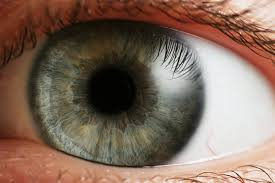
#> input picture HW1/eye1.jpg, 275 x 183 px, found by its file name
$ jupyter execute --allow-errors ECE4580_HW1.ipynb   (shell and % lines are left out)
#> lines starting #> are read from the running program, lines starting #| are printed output that depends on the picture; after the words box and inside, x2 and y2 are one past the last pixel; in counts of white or black regions, pixels touching at a corner belong together
ECE 4580 Digital Image Processing HW1 - Hiten Kothari

[cell 1]
from google.colab import drive
from skimage import io,data
from skimage.color import rgb2gray
import numpy as np
import matplotlib.pyplot as plt

drive.mount('/content/drive')

PART I: Image Operations

[cell 2]
#Reading image and printing its shapes
image= io.imread('/content/drive/MyDrive/Images/eye1.jpg')
#> image is the input picture: shape (183, 275, 3); mean R, G, B 130.2, 107.7, 93.2
print(f'rows: {image.shape[0]} \ncolumns: {image.shape[1]} \nplanes: {image.shape[2]}')
#| rows: 183
#| columns: 275
#| planes: 3
rows= image.shape[0]
#> rows = 183
cols= image.shape[1]
#> cols = 275
plane = image.shape[2]
#> plane = 3

[cell 3]
#Making grayscaled image by taking mean of each pixels using vectorization
grayscale_image = np.mean(image,axis=2,keepdims=True).astype(np.uint8)
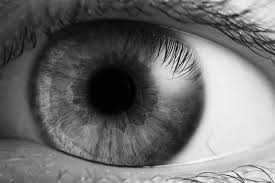
#> grayscale_image: shape (183, 275, 1); min 0, max 252, mean 110
io.imshow(grayscale_image)
plt.title("Grayscale image")
plt.xlabel("Columns")
plt.ylabel("Rows")
plt.show() #using matplotlib to put captions on image

[cell 4]
# finding brightest and darkest pixel in each row and coloring it red and blue respectively
for r in range(rows):
  brightest = np.max(grayscale_image[r][:])
  brightest_col,z = np.where(grayscale_image[r][:]==brightest)
  darkest = np.min(grayscale_image[r][:])
  darkest_col,z = np.where(grayscale_image[r][:]==darkest)
  image[r][brightest_col[0]]=[255, 0, 0]
  image[r][darkest_col[0]]=[0, 0, 255]
#> this loop made 183 passes
#> (brightest, brightest_col, darkest, darkest_col) on passes 1 to 3: (236, [243], 38, [128]), (235, [243], 39, [125]), (233, [243], 39, [111, 125])
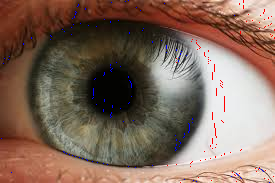
#> image: shape (183, 275, 3); 0.73% of pixels changed, all inside (x1, y1, x2, y2) = (1, 0, 275, 183)

plt.title("Updated image")
plt.xlabel("Columns")
plt.ylabel("Rows") #using matplotlib to put captions on image
io.imshow(image)

PART II: Power Law Transformation

[cell 5]
def pl_transformation(input_image, gamma):
#> called with gamma = 0.5
  output_image = (((input_image.astype(float)/255)**gamma)*255).astype(np.uint8)
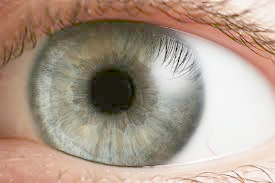
#> output_image: shape (183, 275, 3); mean R, G, B 173.1, 155.1, 139.8
  return output_image

[cell 6]
test_image_1 = io.imread('/content/drive/MyDrive/Images/eye1.jpg')
out_1 = pl_transformation(test_image_1, 0.5)

ax = plt.subplot(121)
plt.title("Input image",fontsize=8)
plt.imshow(test_image_1)
plt.subplot(122)
plt.title("Output image with gamma = 0.5",fontsize=8)
plt.imshow(out_1)
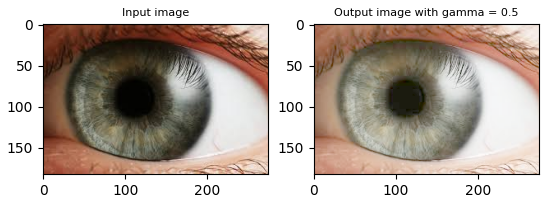
#> figure drawn by matplotlib, 2 panels

[cell 7]
test_image_2 = io.imread('/content/drive/MyDrive/Images/burruss.jpg')
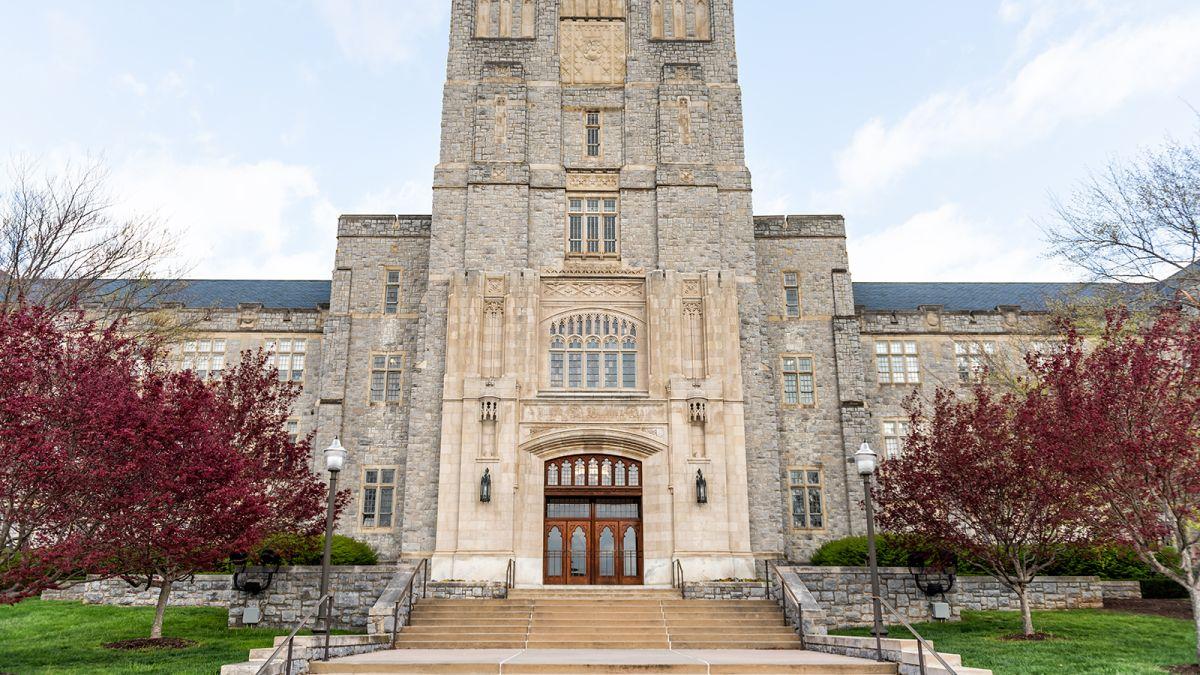
#> input picture HW1/burruss.jpg, 1200 x 675 px, found by its file name
#> test_image_2 is the input picture: shape (675, 1200, 3); mean R, G, B 168.4, 159.8, 152.3
out_2 = pl_transformation(test_image_2, 2)
#> call 2 of pl_transformation, with gamma = 2
#> in pl_transformation (call 2), `output_image = (((input_image.astype(float)/255)**gamma)*255).astype(n..`:
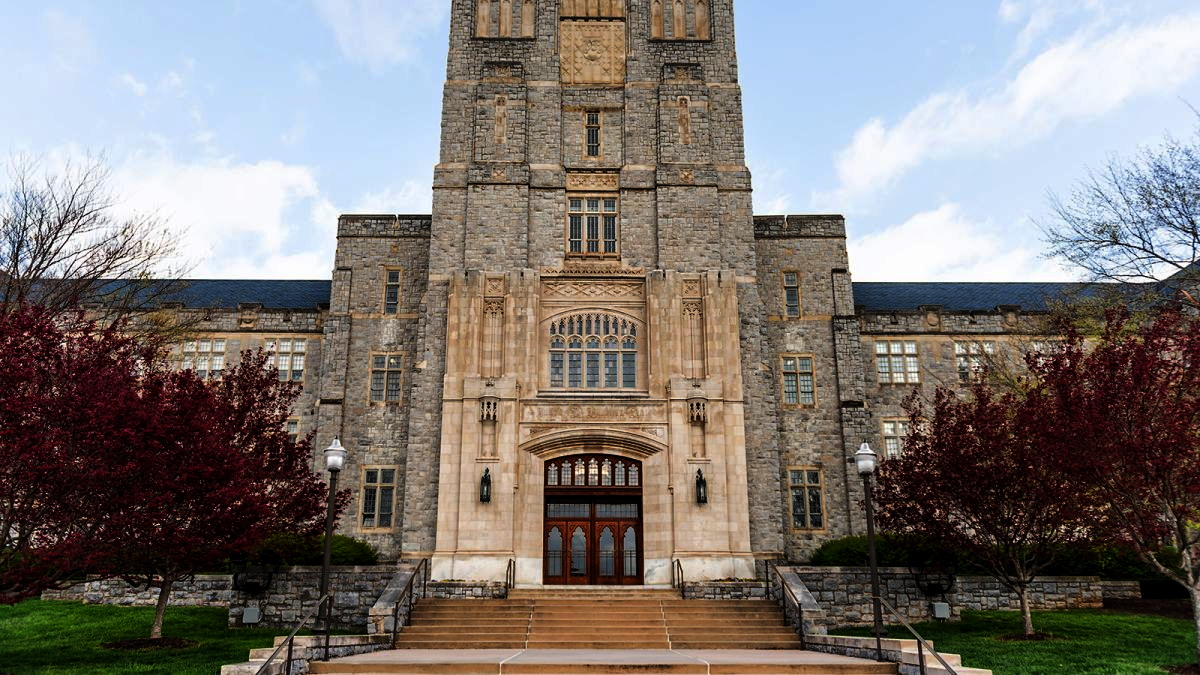
#> output_image: shape (675, 1200, 3); mean R, G, B 125.8, 119.6, 115.5

ax = plt.subplot(121)
plt.title("Input image",fontsize=8)
plt.imshow(test_image_2)
plt.subplot(122)
plt.title("Output image with gamma = 2",fontsize=8)
plt.imshow(out_2)
